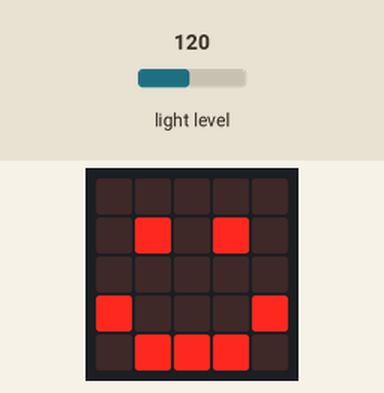
The program below on a simulated BBC micro:bit running MicroPython. On the bench: the board's 5×5 LED display. The test bench sets the inputs (shaded band); at power-on: light level 120.

Above: at 0.4 s.
1.3 s: light level set to 5
At 1.9 s:
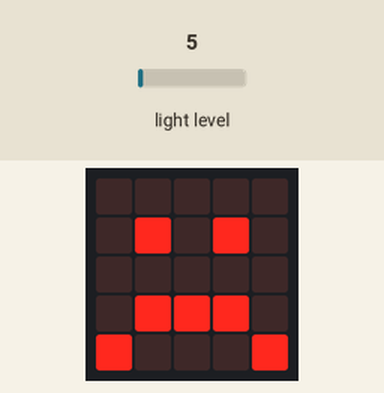
4.3 s: light level set to 64
At 4.7 s:
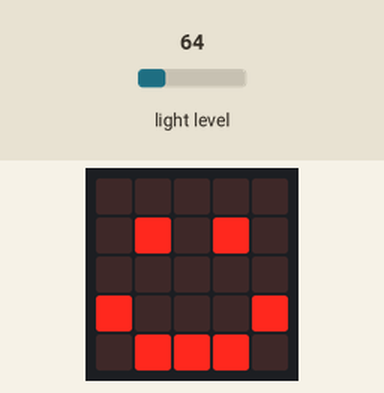
7.3 s: light level set to 7
At 8.1 s:
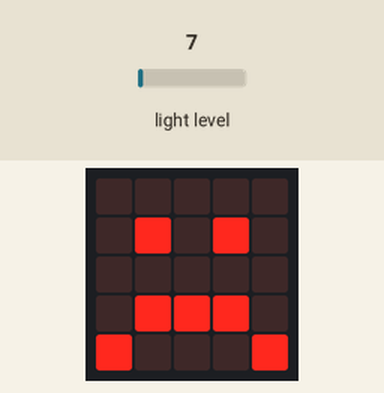
Timing chart, 0 to 10.3 s (numbered marks = the images above; inputs shaded):
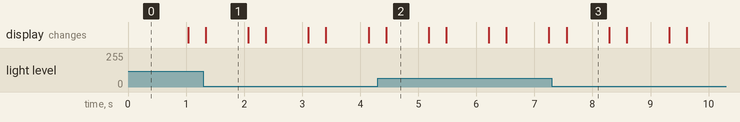

Measured:
- after the input at 1.3 s, the display: changes at once (image 1)
- after the input at 4.3 s, the display: changes after 0.15 s (image 2)
- after the input at 7.3 s, the display: changes after 0.25 s (image 3)
- what the display in image 1 shows lasts 0.8 s, from 1.3 s to 2.1 s

The program:

SpelenMetMicrobit.py
```python
from microbit import *

'''
Als het donker is wordt de microbit sad
'''
while True:
    if (display.read_light_level() < 10):
        display.clear()
        display.show(Image.SAD)
    else:
        display.clear()
        display.show(Image.HAPPY)
```
